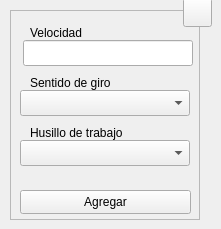
  <widget class="QWidget" name="centralwidget">
   <widget class="QFrame" name="frame">
    <property name="geometry">
     <rect>
      <x>10</x>
      <y>10</y>
      <width>190</width>
      <height>210</height>
     </rect>
    </property>
    <property name="sizePolicy">
     <sizepolicy hsizetype="Fixed" vsizetype="Fixed">
      <horstretch>0</horstretch>
      <verstretch>0</verstretch>
     </sizepolicy>
    </property>
    <property name="minimumSize">
     <size>
      <width>190</width>
      <height>210</height>
     </size>
    </property>
    <property name="maximumSize">
     <size>
      <width>190</width>
      <height>210</height>
     </size>
    </property>
    <property name="frameShape">
     <enum>QFrame::StyledPanel</enum>
    </property>
    <property name="frameShadow">
     <enum>QFrame::Raised</enum>
    </property>
    <widget class="QLineEdit" name="tbx_spd">
     <property name="geometry">
      <rect>
       <x>13</x>
       <y>30</y>
       <width>170</width>
       <height>26</height>
      </rect>
     </property>
     <property name="minimumSize">
      <size>
       <width>170</width>
       <height>0</height>
      </size>
     </property>
     <property name="maximumSize">
      <size>
       <width>170</width>
       <height>16777215</height>
      </size>
     </property>
     <property name="toolTip">
      <string>Digite la velocidad de giro</string>
     </property>
     <property name="statusTip">
      <string/>
     </property>
     <property name="alignment">
      <set>Qt::AlignCenter</set>
     </property>
     <property name="placeholderText">
      <string/>
     </property>
    </widget>
    <widget class="QLabel" name="lbl_spd">
     <property name="enabled">
      <bool>true</bool>
     </property>
     <property name="geometry">
      <rect>
       <x>20</x>
       <y>10</y>
       <width>73</width>
       <height>26</height>
      </rect>
     </property>
     <property name="text">
      <string>Velocidad</string>
     </property>
     <property name="buddy">
      <cstring>lbl_spd</cstring>
     </property>
    </widget>
    <widget class="QLabel" name="lbl_sde">
     <property name="enabled">
      <bool>true</bool>
     </property>
     <property name="geometry">
      <rect>
       <x>20</x>
       <y>110</y>
       <width>111</width>
       <height>26</height>
      </rect>
     </property>
     <property name="text">
      <string>Husillo de trabajo</string>
     </property>
     <property name="buddy">
      <cstring>lbl_sde</cstring>
     </property>
    </widget>
    <widget class="QComboBox" name="cbx_sde">
     <property name="geometry">
      <rect>
       <x>10</x>
       <y>130</y>
       <width>170</width>
       <height>26</height>
      </rect>
     </property>
     <property name="minimumSize">
      <size>
       <width>170</width>
       <height>26</height>
      </size>
     </property>
     <property name="maximumSize">
      <size>
       <width>170</width>
       <height>16777215</height>
      </size>
     </property>
     <property name="toolTip">
      <string>Seleccione el husillo de trabajo a utilizar</string>
     </property>
    </widget>
    <widget class="QPushButton" name="btn_save">
     <property name="geometry">
      <rect>
       <x>10</x>
       <y>180</y>
       <width>171</width>
       <height>24</height>
      </rect>
     </property>
     <property name="sizePolicy">
      <sizepolicy hsizetype="Expanding" vsizetype="Expanding">
       <horstretch>0</horstretch>
       <verstretch>0</verstretch>
      </sizepolicy>
     </property>
     <property name="minimumSize">
      <size>
       <width>88</width>
       <height>0</height>
      </size>
     </property>
     <property name="toolTip">
      <string>Agregar los datos al programa CNC</string>
     </property>
     <property name="statusTip">
      <string/>
     </property>
     <property name="text">
      <string>Agregar</string>
     </property>
     <property name="shortcut">
      <string>Ctrl+S</string>
     </property>
     <property name="autoDefault">
      <bool>true</bool>
     </property>
    </widget>
    <widget class="QComboBox" name="cbx_rot">
     <property name="geometry">
      <rect>
       <x>10</x>
       <y>80</y>
       <width>170</width>
       <height>26</height>
      </rect>
     </property>
     <property name="minimumSize">
      <size>
       <width>170</width>
       <height>26</height>
      </size>
     </property>
     <property name="maximumSize">
      <size>
       <width>170</width>
       <height>16777215</height>
      </size>
     </property>
     <property name="toolTip">
      <string>Seleccione el sentido de giro del husillo</string>
     </property>
    </widget>
    <widget class="QLabel" name="lbl_rot">
     <property name="enabled">
      <bool>true</bool>
     </property>
     <property name="geometry">
      <rect>
       <x>20</x>
       <y>60</y>
       <width>111</width>
       <height>26</height>
      </rect>
     </property>
     <property name="text">
      <string>Sentido de giro</string>
     </property>
     <property name="buddy">
      <cstring>lbl_sde</cstring>
     </property>
    </widget>
    <zorder>tbx_spd</zorder>
    <zorder>lbl_spd</zorder>
    <zorder>cbx_sde</zorder>
    <zorder>lbl_sde</zorder>
    <zorder>btn_save</zorder>
    <zorder>cbx_rot</zorder>
    <zorder>lbl_rot</zorder>
   </widget>
   <widget class="QToolButton" name="btn_help">
    <property name="geometry">
     <rect>
      <x>183</x>
      <y>-2</y>
      <width>29</width>
      <height>29</height>
     </rect>
    </property>
    <property name="font">
     <font>
      <pointsize>20</pointsize>
      <bold>true</bold>
     </font>
    </property>
    <property name="text">
     <string/>
    </property>
    <property name="icon">
     <iconset resource="../../resources/resources.qrc">
      <normaloff>:/icons/question.png</normaloff>:/icons/question.png</iconset>
    </property>
    <property name="iconSize">
     <size>
      <width>20</width>
      <height>20</height>
     </size>
    </property>
    <property name="shortcut">
     <string>F1</string>
    </property>
   </widget>
  </widget>
